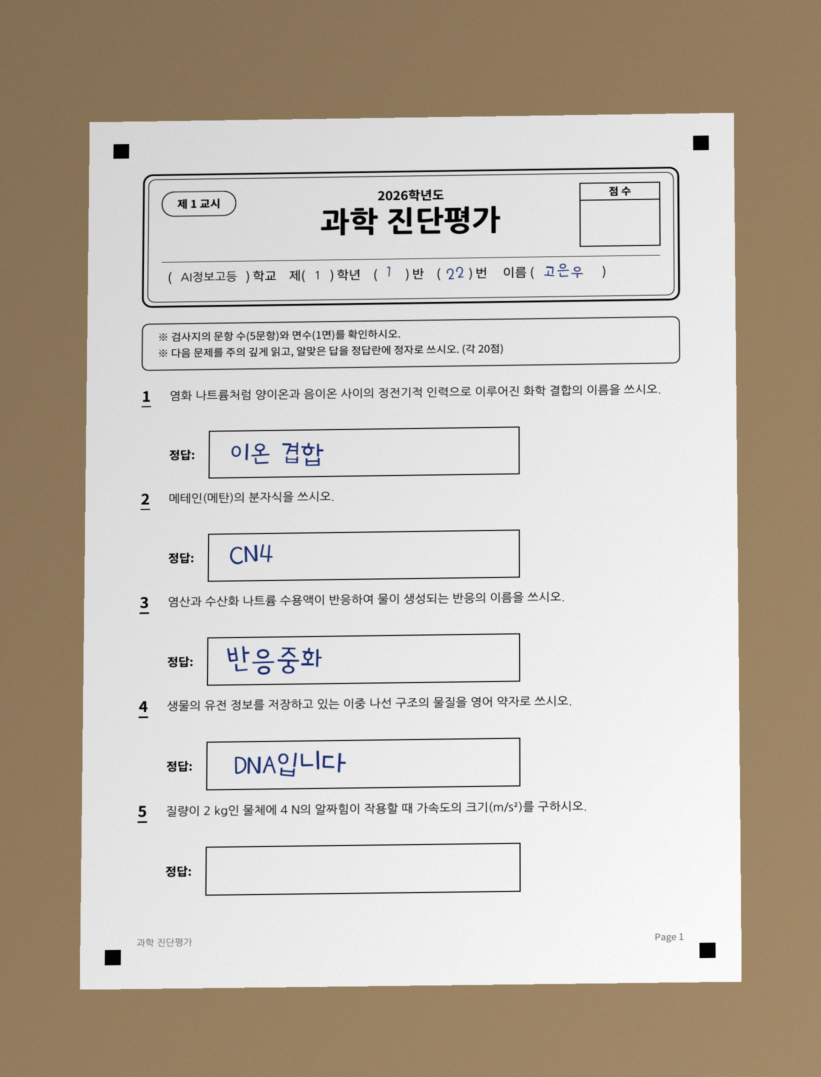
#> input picture data/subjects/과학/sheets/고은우.jpg, 1641 x 2154 px (shown at 1/2 size)
$ python -i layout.py   (imports and definitions only)
#> lines starting #> are read from the running program, lines starting #| are printed output that depends on the picture; after the words box and inside, x2 and y2 are one past the last pixel; in counts of white or black regions, pixels touching at a corner belong together
### vision/images.py
"""이미지 파일 읽기, 쓰기와 글꼴 (한글 경로에서도 동작하도록 OpenCV 대신 numpy로 파일을 다룬다)"""
from functools import lru_cache
from pathlib import Path

import cv2
import numpy as np
from PIL import ImageFont

FONT_DIR = Path(__file__).resolve().parent.parent / 'fonts'
PEN_FONT = FONT_DIR / 'NanumPenScript-Regular.ttf'    # 빨간펜 글씨 (나눔펜, SIL 오픈 폰트 라이선스)
GOTHIC_FONT = FONT_DIR / 'NanumGothic-Regular.ttf'    # AI에게 보내는 칸 이름표


@lru_cache(maxsize=None)
def font(path, size):
    return ImageFont.truetype(str(path), size)


def imread(path):
#> called with path = '../data/subjects/과학/sheets/고은우.jpg'
    img = cv2.imdecode(np.fromfile(str(path), dtype=np.uint8), cv2.IMREAD_COLOR)
#> img is the input picture: shape (2154, 1641, 3); mean B, G, R 176.2, 186.5, 194.4
    if img is None:
        raise ValueError(f'이미지를 읽을 수 없습니다: {Path(path).name}')
    return img


def imwrite(path, img):
    ok, buf = cv2.imencode(Path(path).suffix or '.png', img)
    if not ok:
        raise ValueError(f'이미지를 저장할 수 없습니다: {Path(path).name}')
    buf.tofile(str(path))

### vision/layout.py
"""정렬과 칸 자르기 (노트북 4-2)

네 모서리 검은 사각형으로 사진을 반듯하게 펴고, 반, 번호, 이름 칸과 정답 칸을 자른다.
칸 밖에 쓴 글씨가 있으면 표시하고 주변까지 넓게 잘라 둔다. 좌표는 시험지 PDF에서 잰 비율이다.
"""
import json
import os
from dataclasses import asdict, dataclass

import cv2
import numpy as np

from .images import imread, imwrite

CORNERS = np.float32([[0.05, 0.0354], [0.95, 0.0354], [0.05, 0.9646], [0.95, 0.9646]])  # 네 모서리 검은 사각형 중심
ID_BOX = (0.430, 0.160, 0.810, 0.210)                                                   # '( )반 ( )번 이름( )'
SCORE_BOX = (0.762, 0.101, 0.886, 0.155)                                                # 점수 칸
ANSWER_BOXES = {1: (0.190, 0.365, 0.667, 0.419), 2: (0.190, 0.484, 0.667, 0.538), 3: (0.190, 0.603, 0.667, 0.657),
                4: (0.190, 0.723, 0.667, 0.776), 5: (0.190, 0.842, 0.667, 0.896)}
AROUND_BOXES = {1: (0.175, 0.357, 0.950, 0.431), 2: (0.175, 0.476, 0.950, 0.550), 3: (0.175, 0.596, 0.950, 0.669),
                4: (0.175, 0.715, 0.950, 0.788), 5: (0.175, 0.834, 0.950, 0.938)}   # 칸 주변의 원래 빈 영역
PAGE_W, PAGE_H, INSET = 1240, 1754, 0.006
OUTSIDE_MIN_INK = 50   # 칸 밖 잉크 픽셀이 이보다 많으면 '칸 밖 글씨'
PX = lambda v: int(v * PAGE_W)
PY = lambda v: int(v * PAGE_H)


@dataclass
class SheetCrops:
    """한 장을 자른 결과 (경로는 모두 같은 폴더 안)"""
    flat: str                 # 반듯하게 편 시험지 전체
    id: str                   # 반, 번호, 이름 칸
    cells: dict[int, str]     # 문항 → 정답 칸 (칸 밖 글씨가 있으면 주변까지 넓게 자른 것)
    outside: dict[int, bool]  # 문항 → 칸 밖 글씨가 있는지
    aligned: bool             # 모서리 표시를 찾아 반듯하게 폈는지


def find_corners(gray):
    """네 모서리 검은 사각형 중심 [좌상, 우상, 좌하, 우하]. 그림자에 강하게 전역, 지역 이진화를 둘 다 쓰고,
    3개만 찾으면(그림자에 묻히거나 사진 끝에 잘리면) 나머지 하나를 추정"""
    h, w = gray.shape
    blur = cv2.GaussianBlur(gray, (5, 5), 0)
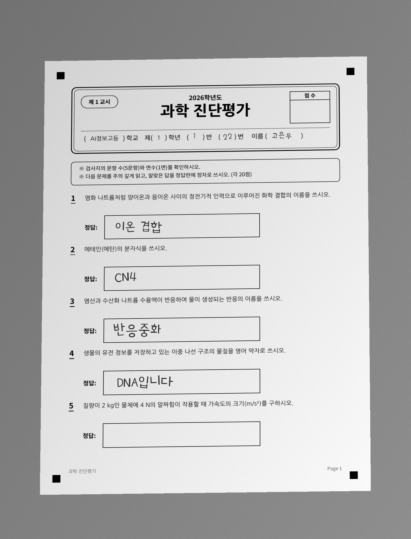
#> blur: shape (2154, 1641) (shown at 1/4 size); min 0, max 251, mean 187.7
    _, otsu = cv2.threshold(blur, 0, 255, cv2.THRESH_BINARY_INV + cv2.THRESH_OTSU)
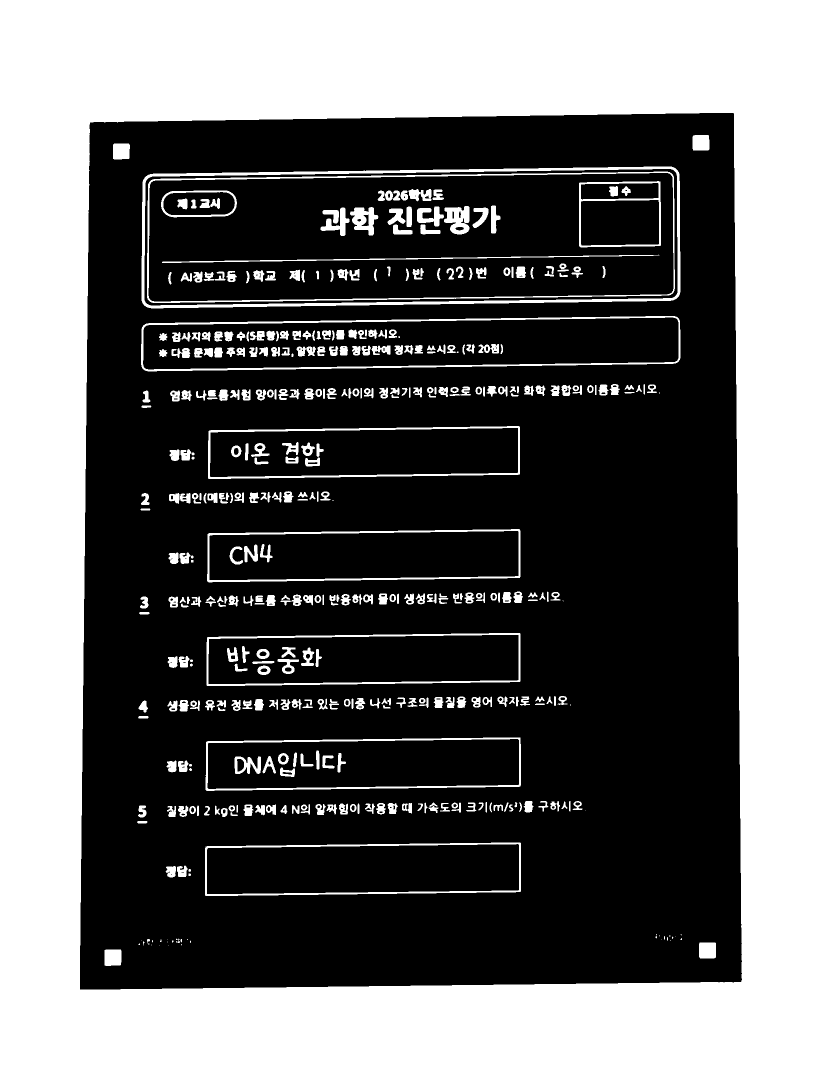
#> otsu: shape (2154, 1641) (shown at 1/2 size); 40.2% white; 441 white regions (35 under 20 px), largest, box (x1, y1, x2, y2) and area: (0, 0, 1641, 2154) 1266904, (283, 333, 1361, 617) 15056, (282, 632, 1361, 743) 8843
    adapt = cv2.adaptiveThreshold(blur, 255, cv2.ADAPTIVE_THRESH_MEAN_C, cv2.THRESH_BINARY_INV, (max(w, h) // 15) | 1, 25)
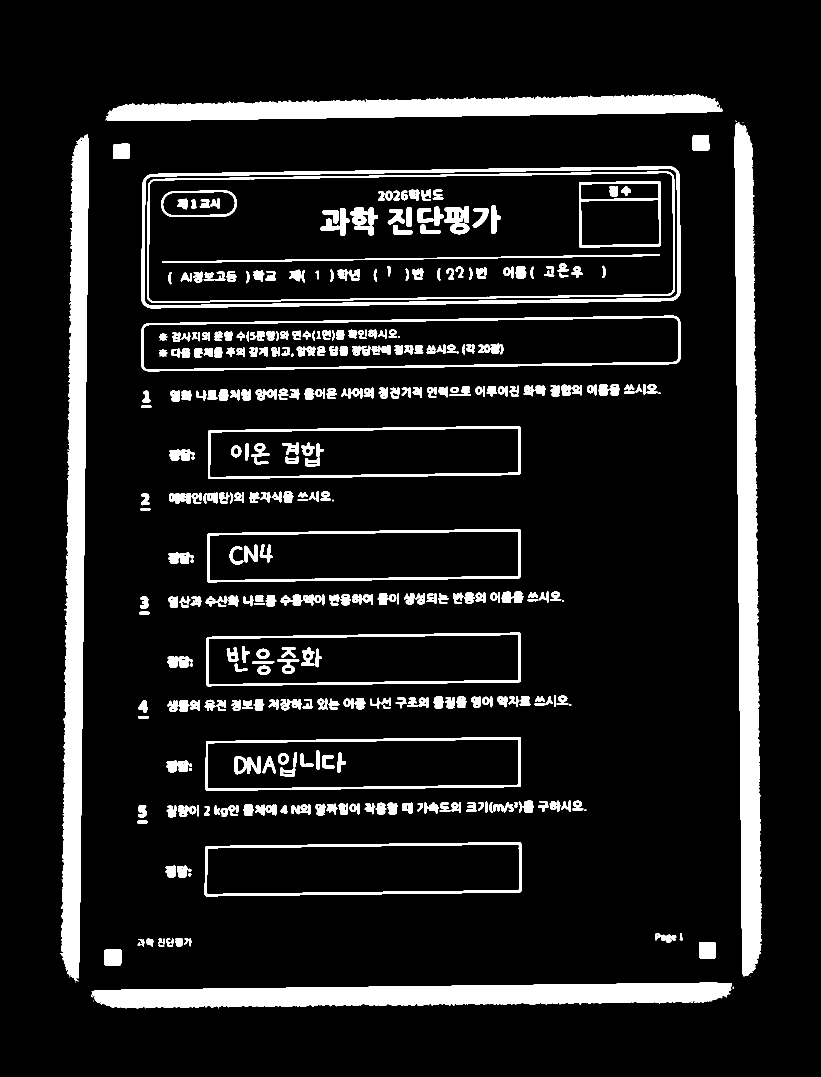
#> adapt: shape (2154, 1641) (shown at 1/2 size); 10.8% white; 419 white regions (48 under 20 px), largest, box (x1, y1, x2, y2) and area: (1469, 244, 1524, 1953) 62708, (121, 269, 178, 1963) 57100, (183, 1965, 1464, 2018) 46969
    cands = []
    for bw in (otsu, adapt):
        for c in cv2.findContours(bw, cv2.RETR_LIST, cv2.CHAIN_APPROX_SIMPLE)[0]:
            x, y, cw, ch = cv2.boundingRect(c)
            if (w * 0.008 < cw < w * 0.06 and w * 0.008 < ch < w * 0.06 and 0.5 < cw / ch < 2.0
                    and cv2.contourArea(c) >= 0.75 * cw * ch and blur[y:y + ch, x:x + cw].mean() <= 110):
                cands.append((x + cw / 2, y + ch / 2))
#> this loop made 2 passes
#> after the loop, cands = [(226, 1915.5), (1415, 1901), (243, 303), (1402, 285.5), (226, 1915), (1415, 1900.5), (242.5, 302.5), (1402, 286)]
    found = {}
    for k, (tx, ty) in enumerate(((0, 0), (w, 0), (0, h), (w, h))):
        side = [p for p in cands if (p[0] < w / 2) == (tx == 0) and (p[1] < h / 2) == (ty == 0)]
        if side:
            found[k] = min(side, key=lambda p: np.hypot(p[0] - tx, p[1] - ty))
#> this loop made 4 passes
#> side on passes 1 to 4: [(243, 303), (242.5, 302.5)], [(1402, 285.5), (1402, 286)], [(226, 1915.5), (226, 1915)], [(1415, 1901), (1415, 1900.5)]
#> after the loop, found = {0: (242.5, 302.5), 1: (1402, 285.5), 2: (226, 1915.5), 3: (1415, 1901)}
    if len(found) == 3:
        miss = ({0, 1, 2, 3} - set(found)).pop()
        a, b, c = {0: (1, 2, 3), 1: (0, 3, 2), 2: (0, 3, 1), 3: (1, 2, 0)}[miss]
        found[miss] = tuple(np.add(found[a], found[b]) - np.array(found[c]))
    return np.float32([found[k] for k in range(4)]) if len(found) == 4 else None


def ink_outside(flat, q):
    """정답 칸 바깥 주변에 글씨(잉크)가 있는지. 그림자에 강하게, 칸 테두리 같은 가는 직선은 제외 → 잉크 픽셀 수"""
    gray = cv2.cvtColor(flat, cv2.COLOR_BGR2GRAY)
    ax1, ay1, ax2, ay2 = AROUND_BOXES[q]
    bx1, by1, bx2, by2 = ANSWER_BOXES[q]
    ink = cv2.adaptiveThreshold(gray[PY(ay1):PY(ay2), PX(ax1):PX(ax2)], 255, cv2.ADAPTIVE_THRESH_MEAN_C,
                                cv2.THRESH_BINARY_INV, 35, 25)
    m = 0.013   # 사진 정렬 오차를 감안한 칸 테두리 여유
    ink[max(PY(by1 - m) - PY(ay1), 0):PY(by2 + m) - PY(ay1), max(PX(bx1 - m) - PX(ax1), 0):PX(bx2 + m) - PX(ax1)] = 0
    ink = cv2.morphologyEx(ink, cv2.MORPH_OPEN, np.ones((2, 2), np.uint8))
    n, _, st, _ = cv2.connectedComponentsWithStats(ink)
    return int(sum(st[i, 4] for i in range(1, n)
                   if st[i, 4] >= 25 and not (min(st[i, 2:4]) <= 6 and max(st[i, 2:4]) >= 8 * min(st[i, 2:4]))))


def crop_sheet(path, out_dir):
    """사진을 반듯하게 펴서 저장하고, 반, 번호, 이름 칸과 정답 칸을 자르고, 칸 밖 글씨를 검사 → SheetCrops.
    out_dir에 이미 자른 결과가 있으면 다시 자르지 않는다 (예시 답안지)"""
    record = os.path.join(out_dir, 'crops.json')
    if os.path.exists(record):
        data = json.load(open(record, encoding='utf-8'))
        return SheetCrops(data['flat'], data['id'], {int(k): v for k, v in data['cells'].items()},
                          {int(k): v for k, v in data['outside'].items()}, data['aligned'])
    os.makedirs(out_dir, exist_ok=True)
    img = imread(path)
    if max(img.shape[:2]) > 2200:   # 큰 휴대폰 사진은 먼저 줄여서 빠르게 (결과 해상도에는 충분)
        s_ = 2200 / max(img.shape[:2])
        img = cv2.resize(img, None, fx=s_, fy=s_, interpolation=cv2.INTER_AREA)
    marks = find_corners(cv2.cvtColor(img, cv2.COLOR_BGR2GRAY))
#> marks = [[242.5, 302.5], [1402, 285.5], [226, 1915.5], [1415, 1901]]
    if marks is None:   # 스캔 앱으로 시험지 테두리에 맞춰 잘린 사진이면 크기만 맞춤
        flat = cv2.resize(img, (PAGE_W, PAGE_H))
    else:
        M = cv2.getPerspectiveTransform(marks, CORNERS * np.float32([PAGE_W, PAGE_H]))
#> M = [[0.969, 0.0109, -176.1], [0.0154, 1.04, -256.7], [1.77e-06, 1.59e-05, 1]]
        flat = cv2.warpPerspective(img, M, (PAGE_W, PAGE_H), borderValue=(255, 255, 255))
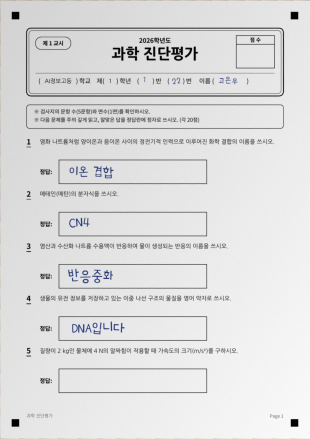
#> flat: shape (1754, 1240, 3) (shown at 1/4 size); mean B, G, R 221.3, 221, 221
    crops = SheetCrops(os.path.join(out_dir, 'flat.png'), os.path.join(out_dir, 'id.png'), {}, {}, marks is not None)
    imwrite(crops.flat, flat)
    x1, y1, x2, y2 = ID_BOX
    imwrite(crops.id, flat[PY(y1):PY(y2), PX(x1):PX(x2)])
    for q, (x1, y1, x2, y2) in ANSWER_BOXES.items():
        cell = os.path.join(out_dir, f'q{q}.png')
        imwrite(cell, flat[PY(y1 + INSET):PY(y2 - INSET), PX(x1 + INSET):PX(x2 - INSET)])
        crops.outside[q] = ink_outside(flat, q) > OUTSIDE_MIN_INK
        if crops.outside[q]:   # 칸 밖 글씨가 있으면 주변까지 넓게 잘라 둠
            ax1, ay1, ax2, ay2 = AROUND_BOXES[q]
            cell = os.path.join(out_dir, f'q{q}_wide.png')
            imwrite(cell, flat[PY(ay1):PY(ay2), PX(ax1):PX(ax2)])
        crops.cells[q] = cell
#> this loop made 5 passes
#> st in ink_outside on passes 1 to 5: [[0, 0, 961, 129, 123969]], [[0, 0, 961, 130, 124930]], [[0, 0, 961, 128, 123008]], [[0, 0, 961, 128, 123008]], [[0, 0, 961, 183, 175863]]
#> pass 1, in ink_outside, `ink = cv2.adaptiveThreshold(gray[PY(ay1):PY(ay2), PX(ax1):PX(ax2)], 25..`:
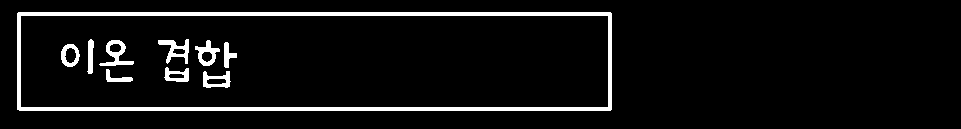
#> ink: shape (129, 961); 6.2% white; 10 white regions, largest, box (x1, y1, x2, y2) and area: (17, 12, 612, 111) 5483, (99, 40, 134, 66) 343, (158, 39, 189, 64) 329
#> pass 2, in ink_outside (call 2), `ink = cv2.adaptiveThreshold(gray[PY(ay1):PY(ay2), PX(ax1):PX(ax2)], 25..`:
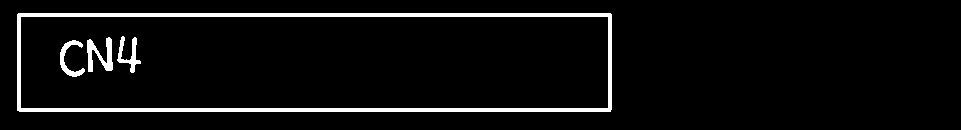
#> ink: shape (130, 961); 5.2% white; 4 white regions, box (x1, y1, x2, y2) and area: (17, 13, 612, 112) 5482, (87, 37, 113, 72) 442, (117, 36, 141, 73) 315, (60, 40, 85, 77) 313
#> after the loop, crops.cells = {1: 'out.png/q1.png', 2: 'out.png/q2.png', 3: 'out.png/q3.png', 4: 'out.png/q4.png', 5: 'out.png/q5.png'}; crops.outside = {1: False, 2: False, 3: False, 4: False, 5: False}
    json.dump(asdict(crops), open(record, 'w', encoding='utf-8'), ensure_ascii=False)
    return crops

>>> result = crop_sheet('../data/subjects/과학/sheets/고은우.jpg', 'out.png')

$ run again, on data/subjects/과학/sheets/김하늘.jpg
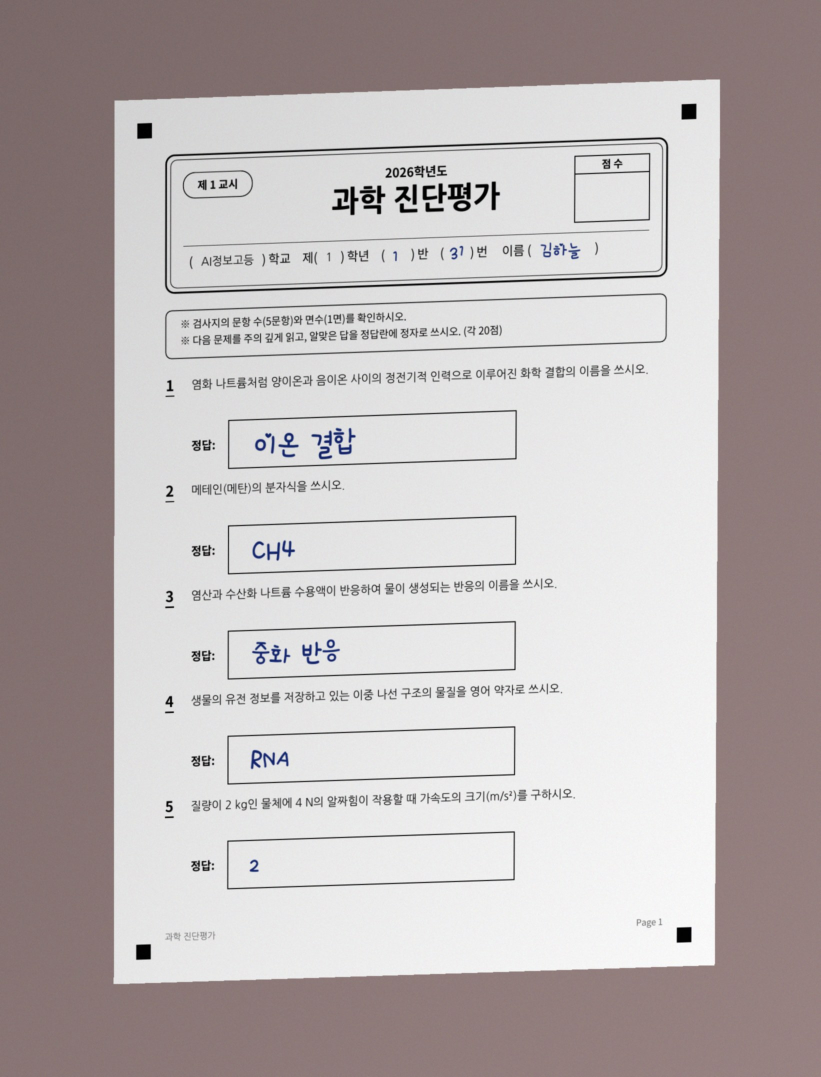
#> input picture data/subjects/과학/sheets/김하늘.jpg, 1641 x 2154 px (shown at 1/2 size)
#> in imread, img is the input picture: shape (2154, 1641, 3); mean B, G, R 179.9, 179.9, 187.5
#> in find_corners, `_, otsu = cv2.threshold(blur, 0, 255, cv2.THRESH_BINARY_INV + cv2.THRE..`:
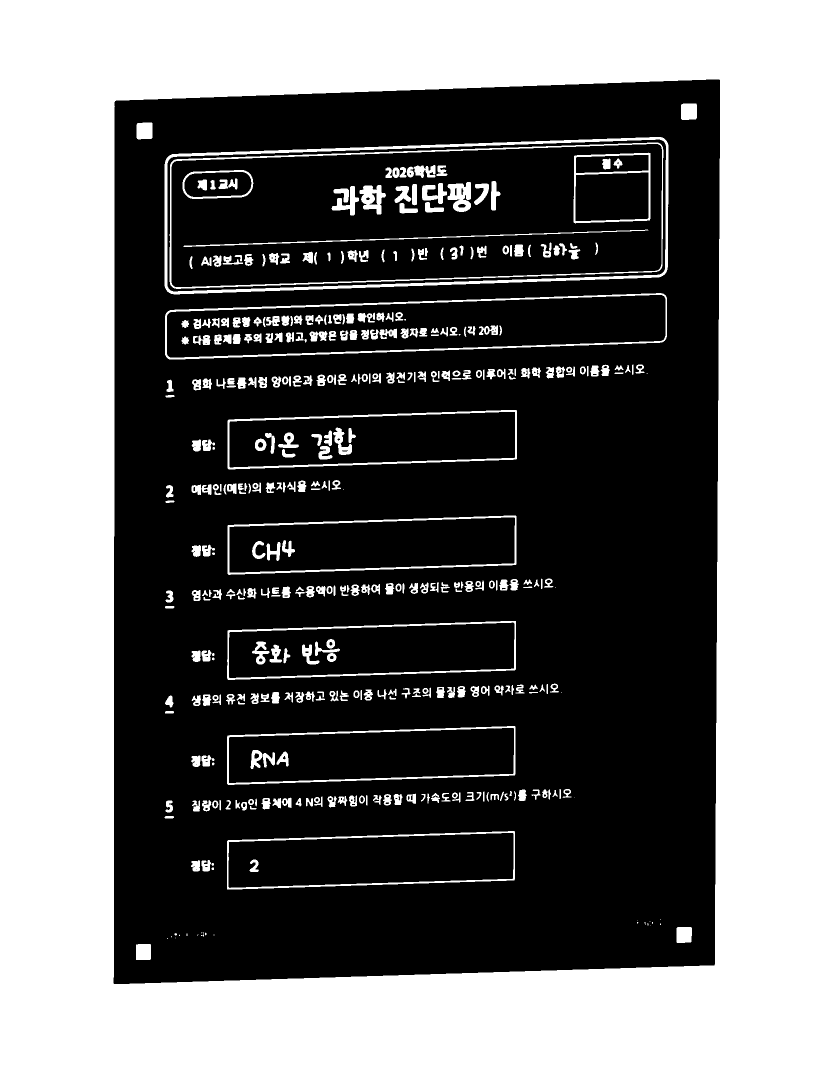
#> otsu: shape (2154, 1641) (shown at 1/2 size); 43.7% white; 424 white regions (28 under 20 px), largest, box (x1, y1, x2, y2) and area: (0, 0, 1641, 2154) 1400079, (329, 274, 1337, 589) 14487, (330, 586, 1334, 719) 8197
#> adapt: shape (2154, 1641); 10.7% white; 395 white regions (47 under 20 px), largest, box (x1, y1, x2, y2) and area: (1431, 175, 1481, 1919) 66462, (187, 225, 228, 1949) 61161, (243, 1933, 1418, 2006) 44370
#> the loop in find_corners, `for bw in (otsu, adapt):` made 2 passes
#> after the loop in find_corners, `for bw in (otsu, adapt):`: cands = [(287, 1904), (1368.5, 1870), (289, 262), (1378, 223.5), (287.5, 1903.5), (1368, 1869.5), (289.5, 261.5), (1378, 223.5)]
#> the loop in find_corners, `for k, (tx, ty) in enumerate(((0, 0), (w, 0), (0, h), (w, h))):` made 4 passes
#> side on passes 1 to 4: [(289, 262), (289.5, 261.5)], [(1378, 223.5), (1378, 223.5)], [(287, 1904), (287.5, 1903.5)], [(1368.5, 1870), (1368, 1869.5)]
#> after the loop in find_corners, `for k, (tx, ty) in enumerate(((0, 0), (w, 0), (0, h), (w, h))):`: found = {0: (289, 262), 1: (1378, 223.5), 2: (287, 1904), 3: (1368.5, 1870)}
#> marks = [[289, 262], [1378, 223.5], [287, 1904], [1368.5, 1870]]
#> M = [[1.03, 0.000992, -235.1], [0.035, 0.985, -206.1], [2.24e-06, -4.18e-06, 1]]
#> the loop in crop_sheet, `for q, (x1, y1, x2, y2) in ANSWER_BOXES.items():` made 5 passes
#> st in ink_outside on passes 1 to 5: [[0, 0, 961, 129, 123969]], [[0, 0, 961, 130, 124930]], [[0, 0, 961, 128, 123008]], [[0, 0, 961, 128, 123008]], [[0, 0, 961, 183, 175863]]
#> pass 2, in ink_outside (call 2), `ink = cv2.adaptiveThreshold(gray[PY(ay1):PY(ay2), PX(ax1):PX(ax2)], 25..`:
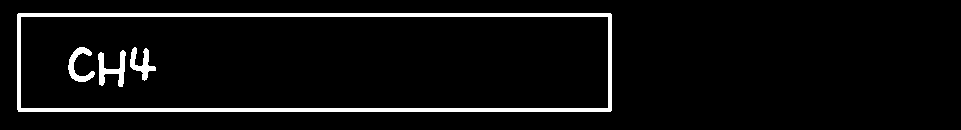
#> ink: shape (130, 961); 5.3% white; 4 white regions, box (x1, y1, x2, y2) and area: (17, 13, 612, 112) 5483, (98, 50, 126, 87) 446, (68, 47, 95, 82) 376, (130, 47, 156, 81) 361
#> after the loop in crop_sheet, `for q, (x1, y1, x2, y2) in ANSWER_BOXES.items():`: crops.cells = {1: 'out.png/q1.png', 2: 'out.png/q2.png', 3: 'out.png/q3.png', 4: 'out.png/q4.png', 5: 'out.png/q5.png'}; crops.outside = {1: False, 2: False, 3: False, 4: False, 5: False}
